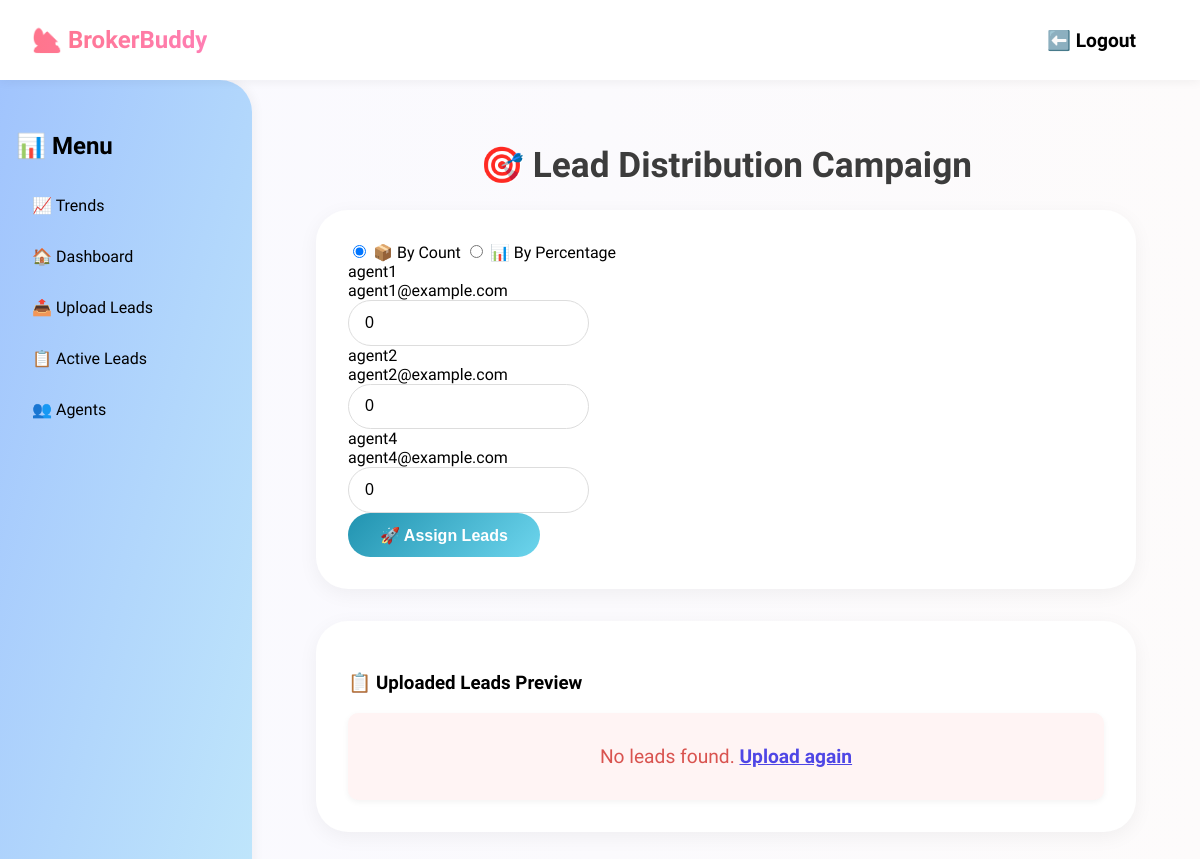
The page /campaign (signed in) on the database its author committed.
### app/models.py (models this page shows)
class User(Base):
    __tablename__ = "users"
    id = Column(Integer, primary_key=True, index=True)
    username = Column(String, unique=True, index=True)
    password = Column(String)  # plaintext for now (we’ll hash later)
    email = Column(String, unique=True, index=True)
    role = Column(String, default="agent")
    status = Column(String, default="Active")

### app/dashboard/routes.py (the view)
@router.get("/campaign", response_class=HTMLResponse)
def campaign(request: Request, filename: Optional[str] = None, db: Session = Depends(get_db)):
    user = get_current_user(request, db)
    if user.role != "admin":
        return RedirectResponse("/my-leads")
    agents = db.query(User).filter(
        func.lower(User.role) == "agent",
        func.lower(User.status) == "active"
    ).all()
    leads = []
    if filename:
        file_path = os.path.join(UPLOAD_DIR, filename)
        if os.path.exists(file_path):
            df = pd.read_excel(file_path)
            leads = df.to_dict(orient="records")
        else:
            raise HTTPException(status_code=400, detail=f"Lead file not found: {filename}")
    return templates.TemplateResponse("campaign.html", {
        "request": request,
        "agents": agents,
        "filename": filename,
        "leads": leads
    })

### app/templates/campaign.html (shortened to what this page needs)
{% extends "base.html" %}
{% block content %}
<div class="main-wrapper fade-in">
  <h2 class="page-title">🎯 Lead Distribution Campaign</h2>
  <form method="post" action="/campaign/assign" class="card space-y-6">
    <div class="flex justify-center gap-6">
      <label class="flex items-center gap-2">
        <input type="radio" name="mode" value="count" checked class="accent-indigo-600">
        <span class="text-sm font-medium">📦 By Count</span>
      </label>
      <label class="flex items-center gap-2">
        <input type="radio" name="mode" value="percentage" class="accent-indigo-600">
        <span class="text-sm font-medium">📊 By Percentage</span>
      </label>
    </div>
    <div class="grid md:grid-cols-2 gap-5">
      {% for agent in agents %}
        <div class="flex items-center justify-between bg-gradient-to-r from-[#f9f9ff] to-[#edf0f7] p-4 rounded-2xl shadow hover:shadow-md transition">
          <div>
            <div class="font-semibold text-indigo-700">{{ agent.username }}</div>
            <div class="text-sm text-gray-600">{{ agent.email }}</div>
          </div>
          <input
            type="number"
            name="agent_{{ agent.id }}"
            min="0"
            value="0"
            step="1"
            oninput="this.value = this.value.replace(/[^0-9]/g, '')"
            class="input-field w-24 text-center shadow-sm"
            placeholder="0"
          >
        </div>
      {% endfor %}
    </div>
    <div class="text-center">
      <button type="submit" class="bubbly-button w-full">
        🚀 Assign Leads
      </button>
    </div>
  </form>
  <div class="mt-10 card">
    <h3 class="text-xl font-semibold mb-4 text-center text-indigo-800">📋 Uploaded Leads Preview</h3>
    {% if leads %}
    <div class="table-wrapper">
      <table class="styled-table">
        <thead>
          <tr>
            <th>Name</th>
            <th>Phone</th>
          </tr>
        </thead>
        <tbody>
          {% for lead in leads %}
          <tr>
            <td>{{ lead.Name }}</td>
            <td>{{ lead.Phone }}</td>
          </tr>
          {% endfor %}
        </tbody>
      </table>
    </div>
    {% else %}
    <div class="empty-state">
      No leads found. <a href="/upload">Upload again</a>
    </div>
    {% endif %}
  </div>
</div>
{% endblock %}

### app/static/style.css (style rules this page uses)
body { margin: 0; font-family: 'Quicksand', sans-serif; }
.input-field { padding: 0.8rem 1rem; border-radius: 1.5rem; border: 1px solid #ddd; outline: none; transition: box-shadow 0.2s; font-size: 1rem; }
.bubbly-button { background: linear-gradient(135deg, #2193b0, #6dd5ed); border: none; border-radius: 2rem; color: white; padding: 0.8rem 2rem; font-size: 1rem; font-weight: bold; cursor: pointer; transition: transform 0.2s, box-shadow 0.2s; }
.card { background: white; border-radius: 2rem; padding: 2rem; box-shadow: 0 5px 20px rgba(0,0,0,0.05); margin-bottom: 2rem; overflow-x: auto; }
.page-title { font-size: 2rem; font-weight: bold; color: #4f46e5; margin-top: 0rem; margin-bottom: 1rem; text-align: center; }
.empty-state { text-align: center; color: #555; padding: 2rem; font-size: 1.2rem; }
.empty-state a { color: #4f46e5; text-decoration: underline; }
.fade-in { animation: fadeIn 0.5s ease-in-out; }
.page-title { font-size: 2.2rem; font-weight: bold; margin-bottom: 1.5rem; color: #3c3c3c; text-shadow: 1px 1px 0 #fff; }
.main-wrapper { flex: 1; padding: 2rem; overflow-y: auto; max-height: calc(100vh - 80px); box-sizing: border-box; scrollbar-width: none; -ms-overflow-style: none; }
html, body { margin: 0; padding: 0; height: 100%; max-height: 100vh; overflow-y: hidden; overflow-x: hidden; }
.empty-state { text-align: center; background: #fff4f4; padding: 2rem; border-radius: 10px; color: #d9534f; box-shadow: 0 2px 6px rgba(0, 0, 0, 0.05); }
.empty-state a { color: #4f46e5; text-decoration: underline; font-weight: bold; }

### rows shown on the page
User: username "agent1", email "agent1@example.com"
User: username "agent2", email "agent2@example.com"
User: username "agent4", email "agent4@example.com"
